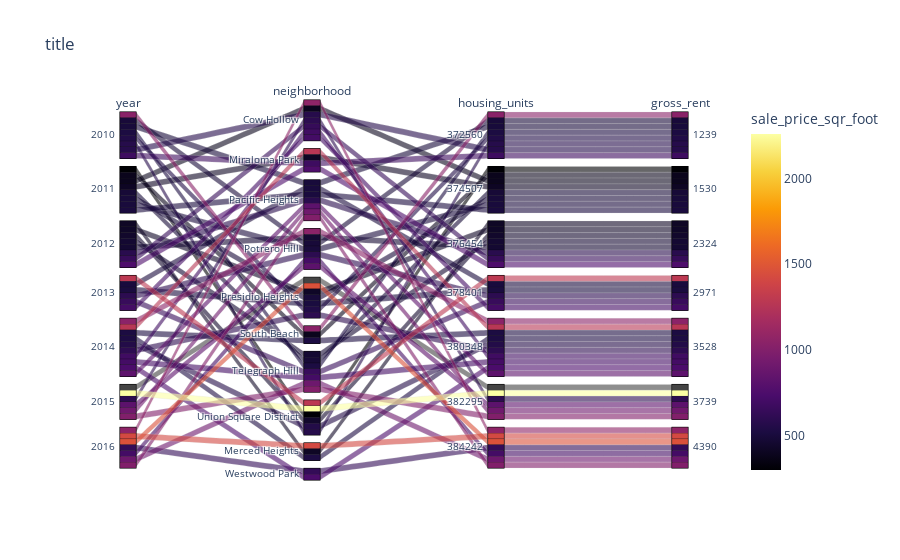

The notebook cell saved with this chart:
### Markdown cell above
### Create a parallel coordinates plot and parallel categories plot of most expensive neighborhoods in San Francisco per year

### Code cell
# Parallel Categories Plot
px.parallel_categories(
    df_expensive_neighborhoods_per_year,
    #dimensions=["neighborhood", "sale_price_sqr_foot", "housing_units", "gross_rent"],
    color="sale_price_sqr_foot",
    color_continuous_scale=px.colors.sequential.Inferno,
    #labels={
        #"neighborhood": "Neighborhood",
        #"sale_price_sqr_foot": "Avg sale price sqr foot",
        #"housing_units": "# of housing",
        #"gross_rent": "Gross rent",
    #},
    title='title'
)

### Figure 1 — Plotly figure (JSON) as saved in the notebook; plotly's stock layout.template omitted (floating-point values rounded to 4 significant figures)
{"data": [{"dimensions": [{"label": "year", "values": [2010, 2010, 2010, 2010, 2010, 2010, 2010, 2010, 2011, 2011, 2011, 2011, 2011, 2011, 2011, 2011, 2012, 2012, 2012, 2012, 2012, 2012, 2012, 2012, 2013, 2013, 2013, 2013, 2013, 2013, 2014, 2014, 2014, 2014, 2014, 2014, 2014, 2014, 2014, 2014, 2015, 2015, 2015, 2015, 2015, 2015, 2016, 2016, 2016, 2016, 2016, 2016, 2016]}, {"label": "neighborhood", "values": ["Cow Hollow", "Miraloma Park", "Pacific Heights", "Potrero Hill", "Presidio Heights", "South Beach", "Telegraph Hill", "Union Square District", "Cow Hollow", "Miraloma Park", "Pacific Heights", "Potrero Hill", "Presidio Heights", "South Beach", "Telegraph Hill", "Union Square District", "Cow Hollow", "Merced Heights", "Miraloma Park", "Pacific Heights", "Potrero Hill", "Presidio Heights", "Telegraph Hill", "Union Square District", "Cow Hollow", "Pacific Heights", "Potrero Hill", "Presidio Heights", "Telegraph Hill", "Union Square District", "Cow Hollow", "Merced Heights", "Miraloma Park", "Pacific Heights", "Potrero Hill", "Presidio Heights", "South Beach", "Telegraph Hill", "Union Square District", "Westwood Park", "Cow Hollow", "Pacific Heights", "Potrero Hill", "Presidio Heights", "Telegraph Hill", "Union Square District", "Cow Hollow", "Merced Heights", "Pacific Heights", "Potrero Hill", "Presidio Heights", "Telegraph Hill", "Westwood Park"]}, {"label": "housing_units", "values": [372560, 372560, 372560, 372560, 372560, 372560, 372560, 372560, 374507, 374507, 374507, 374507, 374507, 374507, 374507, 374507, 376454, 376454, 376454, 376454, 376454, 376454, 376454, 376454, 378401, 378401, 378401, 378401, 378401, 378401, 380348, 380348, 380348, 380348, 380348, 380348, 380348, 380348, 380348, 380348, 382295, 382295, 382295, 382295, 382295, 382295, 384242, 384242, 384242, 384242, 384242, 384242, 384242]}, {"label": "gross_rent", "values": [1239, 1239, 1239, 1239, 1239, 1239, 1239, 1239, 1530, 1530, 1530, 1530, 1530, 1530, 1530, 1530, 2324, 2324, 2324, 2324, 2324, 2324, 2324, 2324, 2971, 2971, 2971, 2971, 2971, 2971, 3528, 3528, 3528, 3528, 3528, 3528, 3528, 3528, 3528, 3528, 3739, 3739, 3739, 3739, 3739, 3739, 4390, 4390, 4390, 4390, 4390, 4390, 4390]}], "domain": {"x": [0, 1], "y": [0, 1]}, "line": {"color": [569.4, 680.6, 496.5, 491.5, 549.4, 1037.0, 524.8, 569.2, 390.6, 414.7, 509.0, 503.1, 493.8, 388.6, 483.4, 302.1, 644.8, 421.1, 756.2, 586.2, 466.6, 426.6, 465.8, 445.2, 707.4, 503.9, 598.7, 512.8, 653.3, 1290.0, 691.9, 528.7, 1268.0, 824.7, 1045.0, 603.5, 524.6, 708.2, 558.3, 743.0, 598.6, 910.2, 821.3, null, 997.0, 2259.0, 1059.0, 1417.0, 996.4, 707.7, 1466.0, 903.0, 631.2], "coloraxis": "coloraxis"}, "name": "", "type": "parcats"}], "layout": {"coloraxis": {"colorbar": {"title": {"text": "sale_price_sqr_foot"}}, "colorscale": [[0, "#000004"], [0.1111, "#1b0c41"], [0.2222, "#4a0c6b"], [0.3333, "#781c6d"], [0.4444, "#a52c60"], [0.5556, "#cf4446"], [0.6667, "#ed6925"], [0.7778, "#fb9b06"], [0.8889, "#f7d13d"], [1, "#fcffa4"]]}, "legend": {"tracegroupgap": 0}, "title": {"text": "title"}}}
